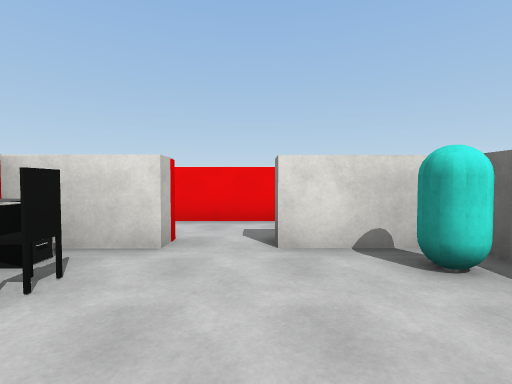
view 1 (above)

23 first-person views from a walk through a 3-D level made in the Unity game engine. The camera is 1.4 m above the floor, tilts 2° down and sees 85° across. The floor is counted in squares, 2 m on a side. Each view is taken from the middle of a square. On the plan, view 1 faces up. The plan holds only what a view shows up to about 9 squares ahead; the rest is blank. The place goes on beyond the plan. The player is left out. Surface patterns are stand-ins for the level's own textures.

view 2
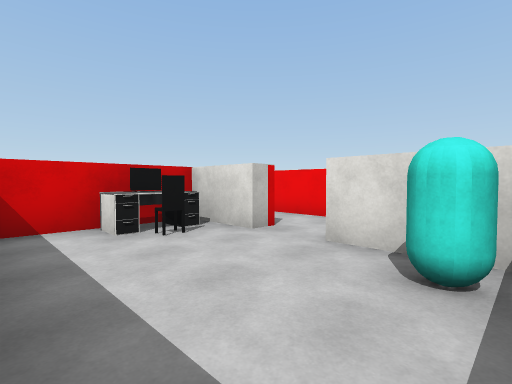

view 3
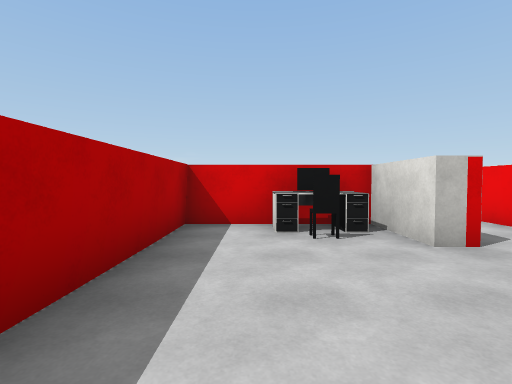

view 4
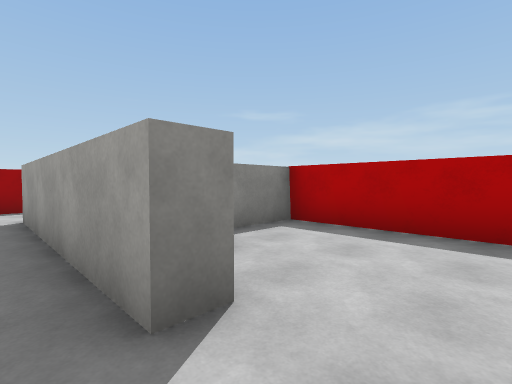

view 5
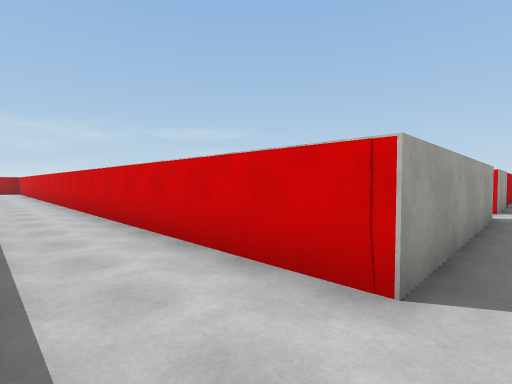

view 6
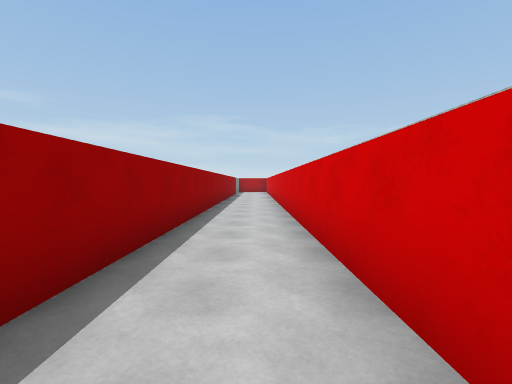

view 7
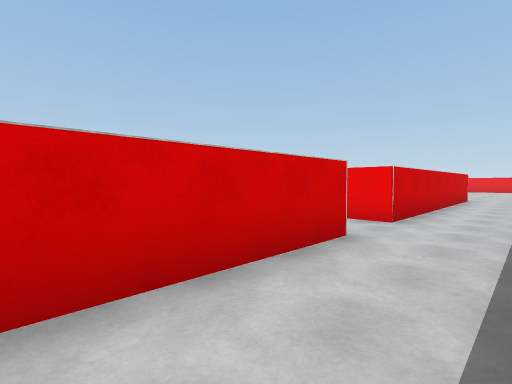

view 8
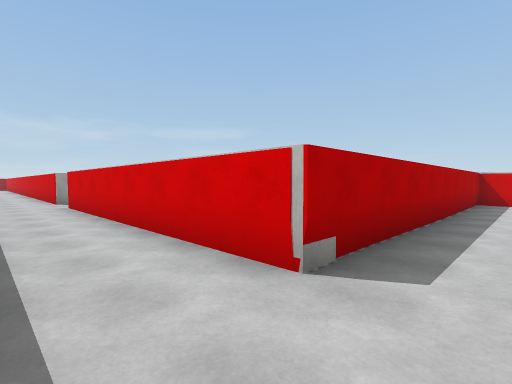

view 9
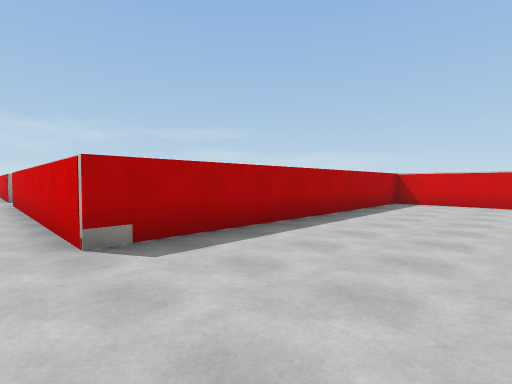

view 10
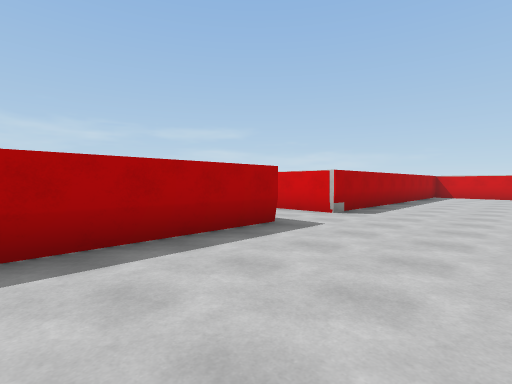

view 11
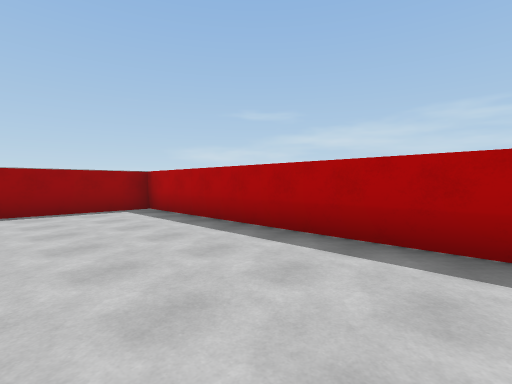

view 12
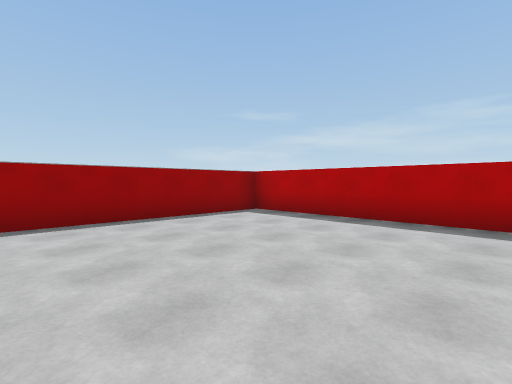

view 13
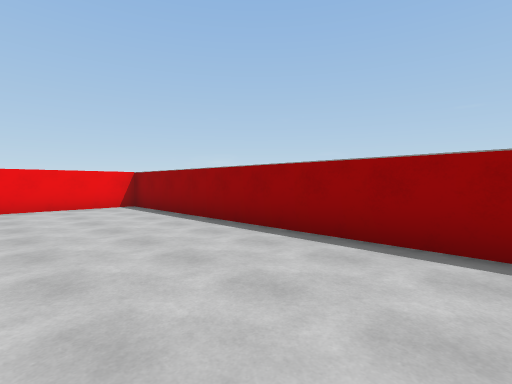

view 14
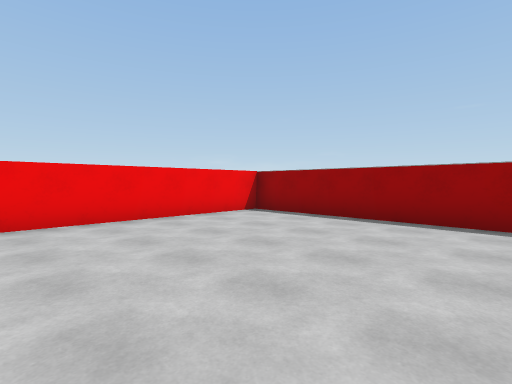

view 15
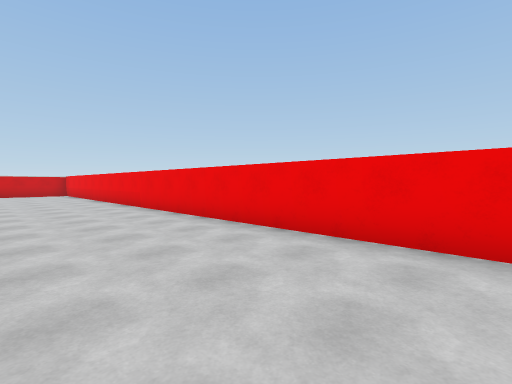

view 16
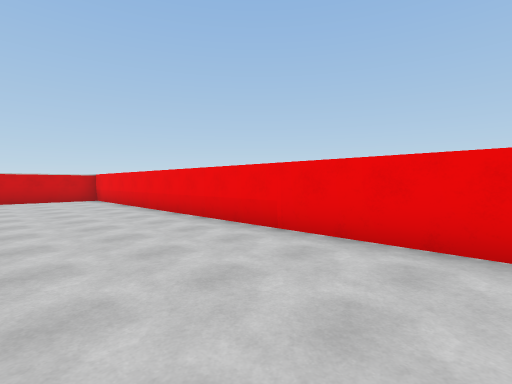

view 17
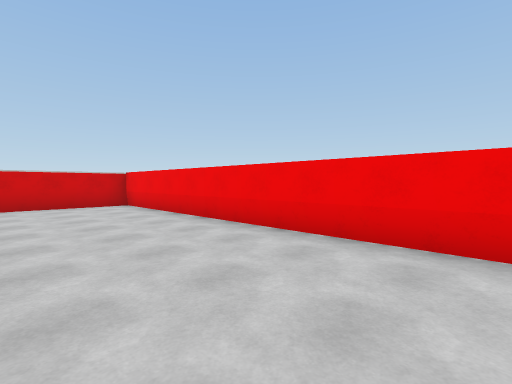

view 18
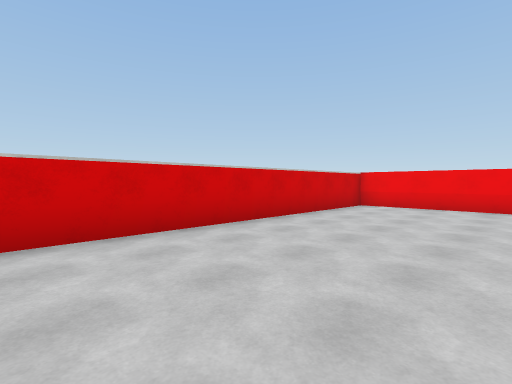

view 19
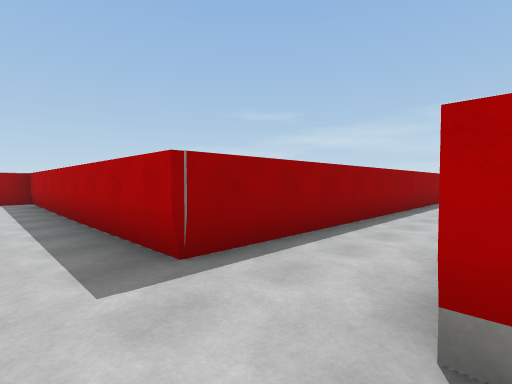

view 20
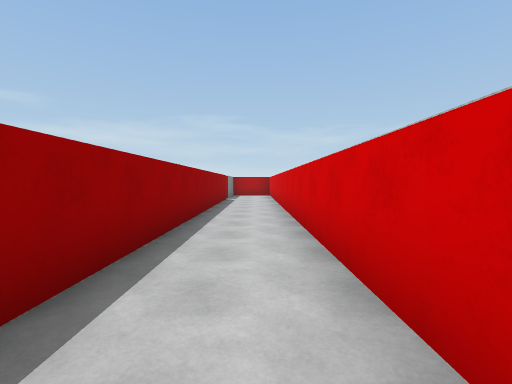

view 21
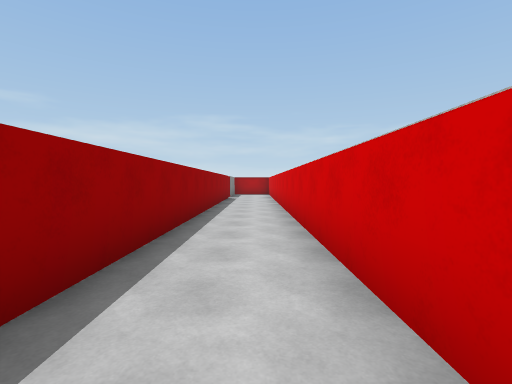

view 22
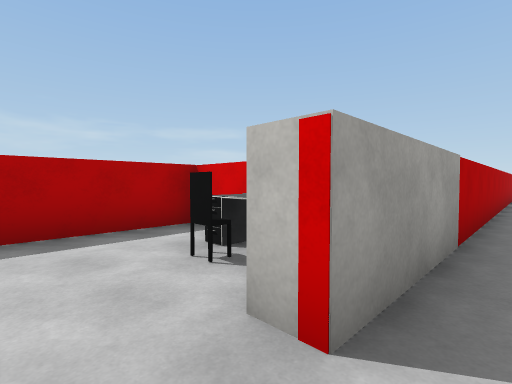

view 23
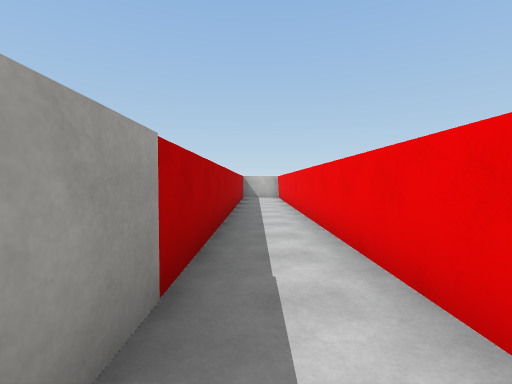

### Floor plan
Points are (right, up) in squares from view 1. A wall is a line through its corners. A room is listed if a view was taken in it or the views show most of it. See-through windows are left out.
Room 1 (views 1, 2, 3)
walls: (-1, 2.9) (-2.7, 2.9) (-2.7, -0.2) (2.3, -0.2) (2.3, 2.8); (2, 2.9) (0.2, 2.9)
ways out: opening at (0, 3) to room 2
objects: chair (-2, 1); desk (-2, 2); cyan capsule (2, 2)
Room 2 (views 4, 5, 6, 7, 8, 9, 10, 11, 12, 13, 14, 15, 16, 17, 18, 19, 20, 21, 22, 23)
walls: (0.4, 5) (-11, 5); (7.2, 3.2) (7.2, 12.8) (16.2, 12.8) (16.2, 24.2) (-3.7, 24.2) (-3.7, 12.8) (5.3, 12.8) (5.3, 5) (4.4, 5); (0.2, 2.9) (0.2, 3.4) (5.3, 3.4) (5.3, -9.4); (-12, 3.4) (-1, 3.4) (-1, 2.9); (7.2, -9.5) (7.2, 1.7)
ways out: opening at (0, 3) to room 1

Where each view was taken, in squares from view 1:
view 1: 0 up, 0 right, facing up
view 2: 0 up, 2 right, facing up-left
view 3: 1 up, 2 right, facing left
view 4: 4 up, 1 left, facing down-right
view 5: 4 up, 7 right, facing down-left
view 6: 3 up, 6 right, facing down
view 7: 0 up, 7 right, facing up-left
view 8: 14 up, 7 right, facing down-left
view 9: 16 up, 6 right, facing down-left
view 10: 16 up, 11 right, facing down-left
view 11: 16 up, 9 right, facing down-right
view 12: 18 up, 11 right, facing down-right
view 13: 16 up, 13 right, facing up-right
view 14: 19 up, 11 right, facing up-right
view 15: 21 up, 13 right, facing up-left
view 16: 21 up, 8 right, facing up-left
view 17: 21 up, 5 right, facing up-left
view 18: 16 up, 0 right, facing up-left
view 19: 14 up, 5 right, facing down-right
view 20: 2 down, 6 right, facing down
view 21: 1 down, 6 right, facing down
view 22: 4 up, 0 right, facing down-left
view 23: 4 up, 2 left, facing left
